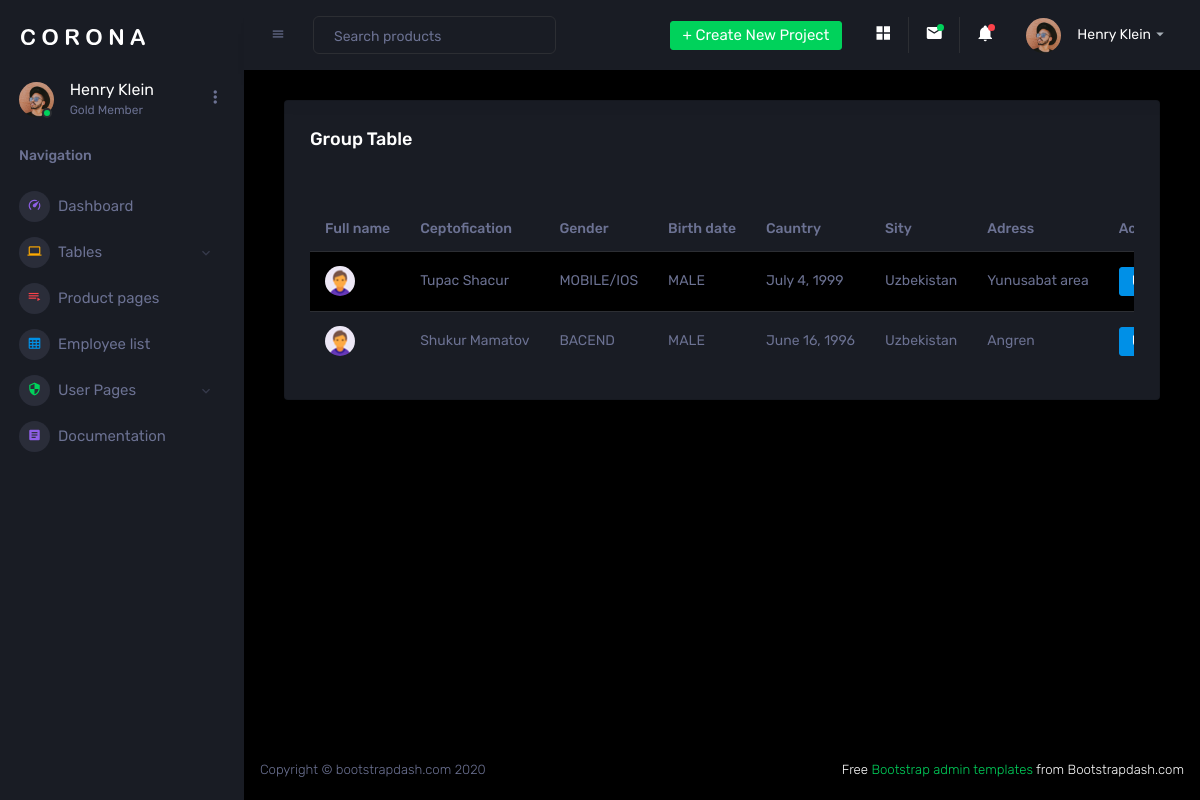
Screenshot of /student_teb/ with the database file from the repository.
### main/models.py (models this page shows, shortened)
class Student(models.Model):
    full_name = models.CharField(max_length=100)
    cpetification = models.CharField(max_length=20,choices=SPETIFICATION_CHOICES,default="Bacend")
    gender = models.CharField(max_length=6,choices=GENDER_CHOICES,default="Male")
    birth_date = models.DateField()
    country = models.CharField(max_length=70)
    city = models.CharField(max_length=70)
    adress = models.CharField(max_length=70)
    img = models.ImageField(upload_to='media')

### main/views.py (the view)
# urls.py: path('student_teb/',views.studentTable,name='student_teb'),
def studentTable(request):
    students = Student.objects.all()
    context = {
        'students':students
    }
    return render(request,'mainapp/student_teb.html',context)

### main/templates/mainapp/student_teb.html (shortened to what this page needs)
{% extends "mainapp/base.html" %}
{% load static %}
{% block content %}
<div class="col-lg-12 grid-margin stretch-card">
    <div class="card">
      <div class="card-body">
        <h4 class="card-title">Group Table</h4>
        <p class="card-description">  <code></code>
        </p>
        <div class="table-responsive">
          <table class="table table-striped">
            <thead>
              <tr>
                <th> Full name </th>
                <th> Ceptofication </th>
                <th> Gender </th>
                <th> Birth date </th>
                <th> Cauntry </th>
                <th> Sity </th>
                <th> Adress </th>
                <th>Action</th>
              </tr>
            </thead>
            <tbody>
            {% for student in students %}
              <tr>
                <td class="py-1">
                  <img src="{%static 'assets/images/faces-clipart/pic-1.png' %}" alt="image" />
                </td>
                <td>{{ student.full_name }}</td>
                <td>{{ student.cpetification }}</td>
                <td>{{ student.gender }}</td>
                <td>{{ student.birth_date }}</td>
                <td>{{ student.country }}</td>
                <td>{{ student.adress }}</td>
                <td>
                  <a href="{% url 'student_up' student.id%}" tipe="submit" class="btn btn-primary mr-1">Update</a>
                </td>
              </tr>
            {% endfor %}
            </tbody>
          </table>
        </div>
      </div>
    </div>
  </div>
{% endblock %}

### main/templates/mainapp/base.html (shortened to what this page needs)
{% load static %}
<!DOCTYPE html>
<html lang="en">
  <head>
    <link rel="stylesheet" href="{% static 'assets/vendors/mdi/css/materialdesignicons.min.css' %}">
    <link rel="stylesheet" href="{% static 'assets/vendors/css/vendor.bundle.base.css' %}">
    <link rel="stylesheet" href="{% static 'assets/vendors/jvectormap/jquery-jvectormap.css' %}">
    <link rel="stylesheet" href="{% static 'assets/vendors/flag-icon-css/css/flag-icon.min.css' %}">
    <link rel="stylesheet" href="{% static 'assets/vendors/owl-carousel-2/owl.carousel.min.css' %}">
    <link rel="stylesheet" href="{% static 'assets/vendors/owl-carousel-2/owl.theme.default.min.css' %}">
    <link rel="stylesheet" href="{% static 'assets/css/style.css' %}">
  </head>
  <body>
    <div class="container-scroller">
      <nav class="sidebar sidebar-offcanvas" id="sidebar">
        <div class="sidebar-brand-wrapper d-none d-lg-flex align-items-center justify-content-center fixed-top">
          <a class="sidebar-brand brand-logo" href="index.html"><img src="{% static 'assets/images/logo.svg' %}" alt="logo" /></a>
        </div>
        <ul class="nav">
          <li class="nav-item profile">
            <div class="profile-desc">
              <div class="profile-pic">
                <div class="count-indicator">
                  <img class="img-xs rounded-circle " src="{% static 'assets/images/faces/face15.jpg' %}" alt="">
                  <span class="count bg-success"></span>
                </div>
                <div class="profile-name">
                  <h5 class="mb-0 font-weight-normal">Henry Klein</h5>
                  <span>Gold Member</span>
                </div>
              </div>
              <a href="#" id="profile-dropdown" data-toggle="dropdown"><i class="mdi mdi-dots-vertical"></i></a>
            </div>
          </li>
          <li class="nav-item nav-category">
            <span class="nav-link">Navigation</span>
          </li>
          <li class="nav-item menu-items">
            <a class="nav-link" href="{%url 'dashboard'%}">
              <span class="menu-icon">
                <i class="mdi mdi-speedometer"></i>
              </span>
              <span class="menu-title">Dashboard</span>
            </a>
          </li>
          <li class="nav-item menu-items">
            <a class="nav-link" data-toggle="collapse" href="#ui-basic" aria-expanded="false" aria-controls="ui-basic">
              <span class="menu-icon">
                <i class="mdi mdi-laptop"></i>
              </span>
              <span class="menu-title">Tables</span>
              <i class="menu-arrow"></i>
            </a>
          </li>
          <li class="nav-item menu-items">
            <a class="nav-link" href="{% url 'p_table' %}">
              <span class="menu-icon">
                <i class="mdi mdi-playlist-play"></i>
              </span>
              <span class="menu-title">Product pages</span>
            </a>
          </li>
          <li class="nav-item menu-items">
            <a class="nav-link" href="{% url 'e-table' %}">
              <span class="menu-icon">
                <i class="mdi mdi-table-large"></i>
              </span>
              <span class="menu-title" >Employee list</span>
            </a>
          </li>
          <li class="nav-item menu-items">
            <a class="nav-link" data-toggle="collapse" href="#auth" aria-expanded="false" aria-controls="auth">
              <span class="menu-icon">
                <i class="mdi mdi-security"></i>
              </span>
              <span class="menu-title">User Pages</span>
              <i class="menu-arrow"></i>
            </a>
          </li>
          <li class="nav-item menu-items">
            <a class="nav-link" href="http://www.bootstrapdash.com/demo/corona-free/jquery/documentation/documentation.html">
              <span class="menu-icon">
                <i class="mdi mdi-file-document-box"></i>
              </span>
              <span class="menu-title">Documentation</span>
            </a>
          </li>
        </ul>
      </nav>
      <div class="container-fluid page-body-wrapper">
        <nav class="navbar p-0 fixed-top d-flex flex-row">
          <div class="navbar-menu-wrapper flex-grow d-flex align-items-stretch">
            <button class="navbar-toggler navbar-toggler align-self-center" type="button" data-toggle="minimize">
              <span class="mdi mdi-menu"></span>
            </button>
            <ul class="navbar-nav w-100">
              <li class="nav-item w-100">
                <form class="nav-link mt-2 mt-md-0 d-none d-lg-flex search">
                  <input type="text" class="form-control" placeholder="Search products">
                </form>
              </li>
            </ul>
            <ul class="navbar-nav navbar-nav-right">
              <li class="nav-item dropdown d-none d-lg-block">
                <a class="nav-link btn btn-success create-new-button" id="createbuttonDropdown" data-toggle="dropdown" aria-expanded="false" href="#">+ Create New Project</a>
              </li>
              <li class="nav-item nav-settings d-none d-lg-block">
                <a class="nav-link" href="#">
                  <i class="mdi mdi-view-grid"></i>
                </a>
              </li>
              <li class="nav-item dropdown border-left">
                <a class="nav-link count-indicator dropdown-toggle" id="messageDropdown" href="#" data-toggle="dropdown" aria-expanded="false">
                  <i class="mdi mdi-email"></i>
                  <span class="count bg-success"></span>
                </a>
              </li>
              <li class="nav-item dropdown border-left">
                <a class="nav-link count-indicator dropdown-toggle" id="notificationDropdown" href="#" data-toggle="dropdown">
                  <i class="mdi mdi-bell"></i>
                  <span class="count bg-danger"></span>
                </a>
              </li>
              <li class="nav-item dropdown">
                <a class="nav-link" id="profileDropdown" href="#" data-toggle="dropdown">
                  <div class="navbar-profile">
                    <img class="img-xs rounded-circle" src="{% static 'assets/images/faces/face15.jpg' %}" alt="">
                    <p class="mb-0 d-none d-sm-block navbar-profile-name">Henry Klein</p>
                    <i class="mdi mdi-menu-down d-none d-sm-block"></i>
                  </div>
                </a>
              </li>
            </ul>
          </div>
        </nav>
        <div class="main-panel">
          <div class="content-wrapper">
          {% block content %}
          {% endblock %}
          </div>
          <footer class="footer">
            <div class="d-sm-flex justify-content-center justify-content-sm-between">
              <span class="text-muted d-block text-center text-sm-left d-sm-inline-block">Copyright © bootstrapdash.com 2020</span>
              <span class="float-none float-sm-right d-block mt-1 mt-sm-0 text-center"> Free <a href="https://www.bootstrapdash.com/bootstrap-admin-template/" target="_blank">Bootstrap admin templates</a> from Bootstrapdash.com</span>
            </div>
          </footer>
        </div>
      </div>
    </div>
  </body>
</html>

### rows the page displays
Student: full_name "Tupac Shacur", cpetification "MOBILE/IOS", gender "MALE", birth_date "July 4, 1999", country "Uzbekistan", adress "Yunusabat area"
Student: full_name "Shukur Mamatov", cpetification "BACEND", gender "MALE", birth_date "June 16, 1996", country "Uzbekistan", adress "Angren"
